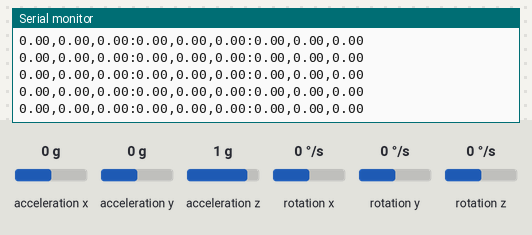
A sketch run on a simulated Arduino Uno, built with avr-gcc and run on an emulated ATmega328P. Shown: the last lines printed to the serial monitor. The test bench sets the inputs (shaded band); at power-on: acceleration z 1 g, rotation z 0 °/s, acceleration x 0 g, acceleration y 0 g, rotation x 0 °/s, rotation y 0 °/s.

Above: at 2.7 s.
2.8 s: acceleration z set to -1.4 g
At 3.9 s:
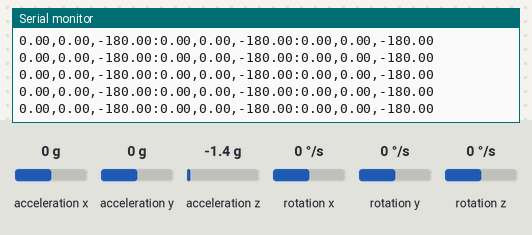
5.8 s: rotation z set to 100 °/s
At 6.4 s:
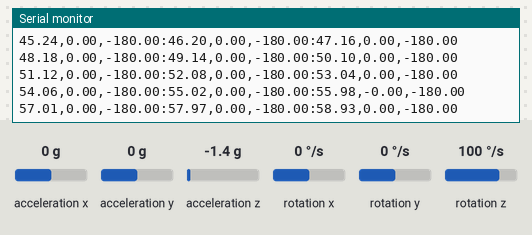
8.8 s: acceleration x set to -1.4 g
At 9.8 s:
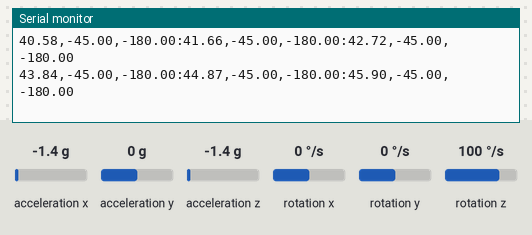
10.3 s: acceleration z set to -0.8 g
At 11.1 s:
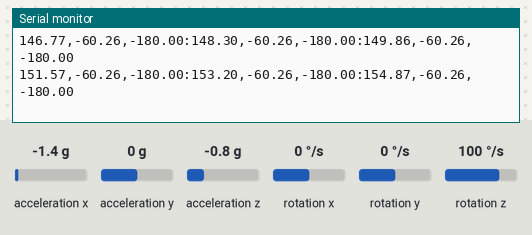
13.3 s: acceleration y set to -1.4 g
At 14.0 s:
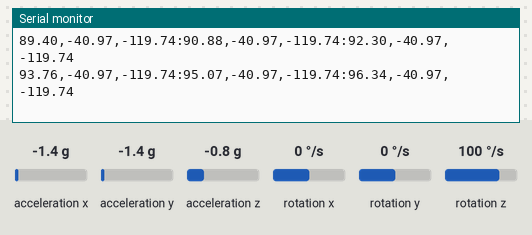
Timing chart, 0 to 15.8 s (numbered marks = the images above; inputs shaded):
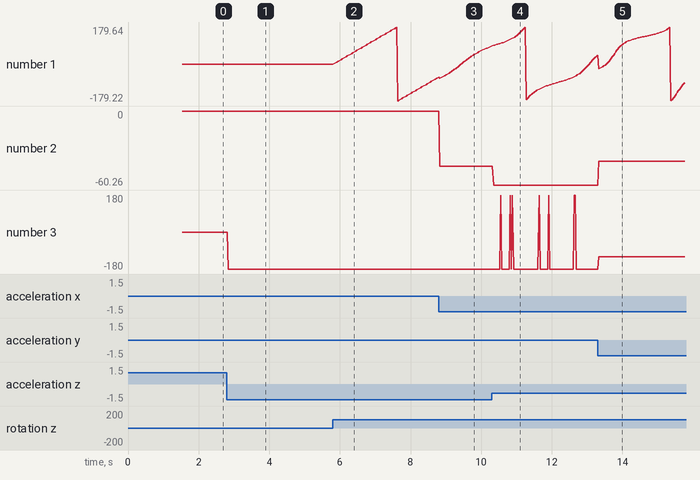

Measured:
- after the input at 2.8 s, the serial monitor: prints a new line at once (image 1)
- after the input at 5.8 s, the serial monitor: prints a new line at once (image 2)
- plotted number 1: 0 → -63.82 after the input at 5.8 s
- plotted number 3: 0 → -180 after the input at 2.8 s

The sketch:

MPU6050_Multi.ino
```cpp
#include "Wire.h"
/* I2Cdev and MPU6050 must be installed as libraries, or else the .cpp/.h files
 * for both classes must be in the include path of your project
 */
#include "I2Cdev.h"
#include "MPU6050_6Axis_MotionApps20.h"

#define NUMBER_OF_SENSORS 3 /// YOU MAY NEED TO CHANGE THIS

// Default I2C address is 0x68
// AD0 LOW(0) = 0x68 (Default for SparkFun breakout and InvenSense evaluation board)
// AD0 HIGH(1) = 0x69

// MPU Control Variables
MPU6050 mpu;
bool dmpReady; // Set true if DMP init was successful.
uint8_t devStatus;   // Return status after each device operation. (0 = success, !0 = error)
uint8_t mpuIntStatus; // Holds interrupt status byte from MPU.
uint16_t packetSize; // Expected DMP packet size. (Default is 42 bytes)
uint16_t fifoCount;  // Count of all bytes currently in FIFO.
uint8_t fifoBuffer[64]; // FIFO storage buffer.

// Orientation and Motion Variables
Quaternion q;        // [W, X, Y, Z] Quaternion container.
VectorFloat gravity;  // [X, Y, Z] Gravity vector
float ypr[3];         // [Yaw, Pitch, Roll] array container.

//Digital Pins Reference Variables
/* Displace array beginning with 0.
 * The numbers after the 0th index correspond to the pin connected to the ADO line of each sensor.
 */
int sensorPins[NUMBER_OF_SENSORS + 1] = {0, 5, 6, 7}; // {none, Sensor 1 ADO pin, Sensor 2 ADO pin,...}

// Other Variables
String finalParts[NUMBER_OF_SENSORS]; // Final output.
String final = ""; // Part of final output.

//==============================================================

void switchSensor(int sensorNumber) {
  digitalWrite(sensorPins[sensorNumber], LOW); // Change one ADO line to low. (The one we are recieving from! 0x68)
}

// ================================================================
// ===                  MAIN PROGRAM SETUP                      ===
// ================================================================

void setup() {

  // Setup Variables
  int i = 0; // For loop counter.
  int dmpReadyCounter = 0; // Counts number of sensors ready.

  // Set all ADO lines to default high, and configure pins.
  for(i = 1; i <= NUMBER_OF_SENSORS; i++) {
    pinMode(sensorPins[i], OUTPUT);
    digitalWrite(sensorPins[i], HIGH);
  }

  Serial.begin(115200); // Initialize serial communication with baud rate.

  for (i = 1; i <= NUMBER_OF_SENSORS; i++) {
    /*  We read data from all sensors by switching addresses one by one, only reading from the first address (0x68).
     *  Therefore, we select sensors by making an ADO line LOW.
     */
    switchSensor(i);

    Wire.begin(); // Joins I2C bus. (I2C libary doesn't do this on it's own.)
    TWBR = 24; // Sets SCL higher.

    mpu.initialize();  // Intialize device.

    devStatus = mpu.dmpInitialize(); // Load and configure the DMP. (Digital Motion Processor)

    // Check success of DMP.
    if (devStatus == 0) {
      mpu.setDMPEnabled(true);

      dmpReadyCounter += 1; // Add one to count number of ready sensors.

      packetSize = mpu.dmpGetFIFOPacketSize(); // Get expected DMP packet size for later comparison

    } else {
      // Error!
      Serial.println("Error on sensor " + String(i));
    }
    digitalWrite(sensorPins[i], HIGH); // Reset current ADO pin back to high. (0x69)
    Wire.endTransmission(); // End transmission for sensor.
  }
  if (dmpReadyCounter == NUMBER_OF_SENSORS) {
    dmpReady = true; // Set DMP Ready flag. (Allows main loop to use the DMP.)
  }
}

// ================================================================
// ===                  MAIN PROGRAM LOOP                       ===
// ================================================================

void loop() {
  // If DMP isn't ready...
  if (!(dmpReady)) {
    return;
  }

  final = ""; // Reset final to nothing.

  for (int i = 1; i <= NUMBER_OF_SENSORS; i++) {

    switchSensor(i);

    // Check for overflow.
    if (fifoCount == 1024) {
      mpu.resetFIFO(); // Reset so we can continue cleanly.
    } else {
      fifoCount = mpu.getFIFOCount(); // Get current FIFO count.

      // Wait for correct avaliable data length.
      while (fifoCount < packetSize) {
        fifoCount = mpu.getFIFOCount();
      }

      mpu.getFIFOBytes(fifoBuffer, packetSize); // Read a packet from FIFO
      /* Track FIFO count in case there is more than 1 packet avaliable.
       *  (Read more without waiting for an interrupt.)
       */
      fifoCount -= packetSize;

      // Get values to process.
      mpu.dmpGetQuaternion(&q, fifoBuffer);
      mpu.dmpGetGravity(&gravity, &q);
      mpu.dmpGetYawPitchRoll(ypr, &q, &gravity);

      // Concatenate for outputting. (Displays in Euler Angles in degrees.)
      finalParts[i - 1] = String(ypr[0] * 180 / M_PI) + "," + String(ypr[1] * 180 / M_PI) + "," + String(ypr[2] * 180 / M_PI) + ":";
      final += finalParts[i - 1];
      digitalWrite(sensorPins[i], HIGH); // Resets current ADO pin back to high. (0x69)
    }
  }
  Serial.println(final.substring(0, final.length() - 1)); // Prints and removes extra colon.
}
```
